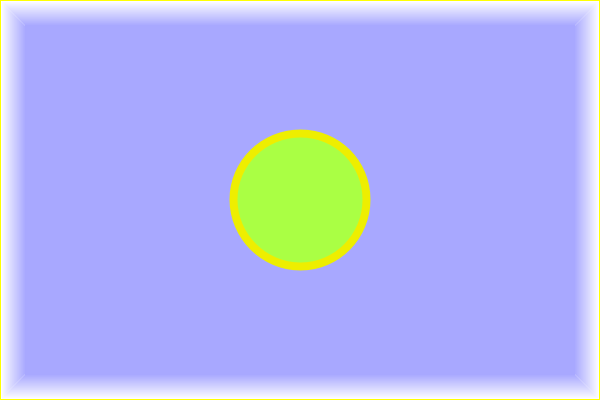
Frame 1 (no input)
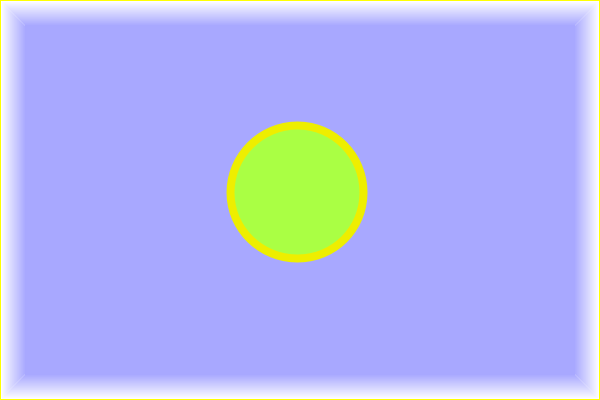
Frame 60 (the mouse pressed at the canvas centre just before this capture)
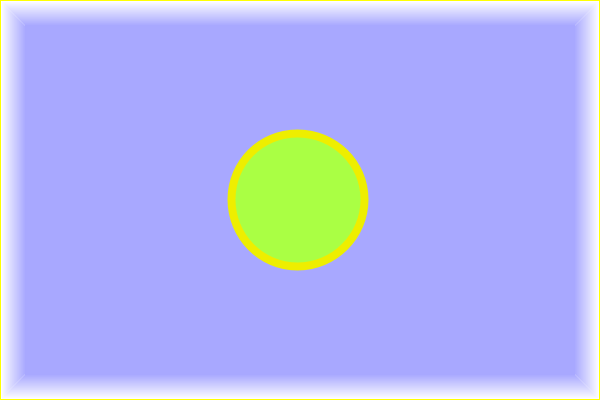
Frame 120 (the mouse held since frame 60 and released just before this capture)

The Processing sketch that drew these frames (run headless with seeded random() and noise(); from frame 60 on, the mouse is pressed at the canvas centre):

// Processing sketch: GradientBorders
// ── GradientBorders.pde
final int MARGIN = 25;

void setup()
{
  size(600, 400);
  smooth();
    
  posX = width / 2;
  posY = height / 2;
}

float posX, posY;
void draw()
{
  background(255);
  
  color c = #2222FF;
  int w = width - 1;
  int h = height - 1;
  strokeWeight(1);
  for (int i = 0; i < MARGIN; i++)
  {
    stroke(c, i * 100.0 / MARGIN);
    line(i, i + 1, i, h - i - 1);
    line(w - i, i + 1, w - i, h - i - 1);
    line(i, i, w - i, i);
    line(i, h - i, w - i, h - i);
  }
  fill(c, 100);
  noStroke();
  rect(MARGIN, MARGIN, w - 2 * MARGIN + 1, h - 2 * MARGIN + 1);
  
  stroke(#EEEE00);
  strokeWeight(8);
  fill(#AAFF44);
  posX += random(-1, 1);
  posY += random(-1, 1);
  ellipse(posX, posY, height / 3, height / 3);

  noFill(); stroke(#FFFF00); strokeWeight(1); rect(0, 0, w, h);
}
